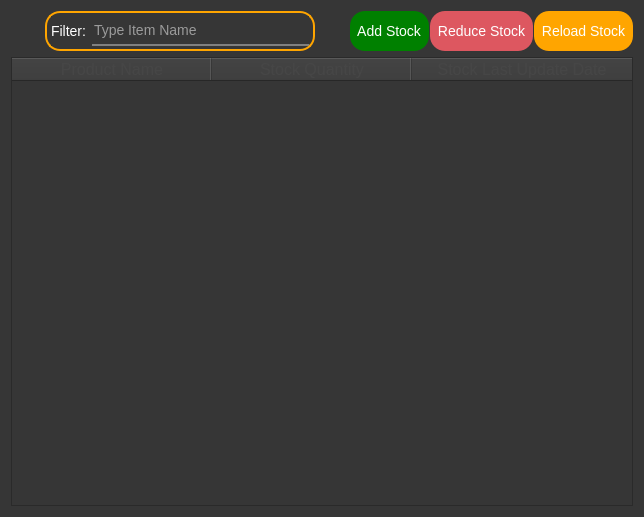
<?xml version="1.0" encoding="UTF-8"?>
<ui version="4.0">
 <class>StockForm</class>
 <widget class="QWidget" name="StockForm">
  <property name="geometry">
   <rect>
    <x>0</x>
    <y>0</y>
    <width>644</width>
    <height>517</height>
   </rect>
  </property>
  <property name="windowTitle">
   <string>Stock Window</string>
  </property>
  <property name="styleSheet">
   <string notr="true">QWidget{
background-color:rgb(54,54,54);
color:white;
}
QLabel{
font:14px;
}

QLineEdit#filterLineEdit{
border:none;
border-bottom:2px solid grey;
font:14px;
}

QFrame#frame{
border:2px solid orange;
border-radius:15px;
}
QPushButton{
background-color:transparent;
color:white;
font:14px;
}
QPushButton#addStockBtn{
background-color:green;
border-radius:15px;
}
QPushButton#addStockBtn:hover{
border:2px solid white;
}
QPushButton#addStockBtn:pressed{
background-color: rgba(0, 128, 0,190);
}

QPushButton#reduceStockBtn{
background-color: rgb(221, 87, 96);
border-radius:15px;
}
QPushButton#reduceStockBtn:hover{
border:2px solid white;
}
QPushButton#reduceStockBtn:pressed{
background-color: rgba(221, 87, 96,190);
}

QPushButton#reloadStockBtn{
background-color:orange;
border-radius:15px;
}
QPushButton#reloadStockBtn:hover{
border:2px solid white;
}
QPushButton#reloadStockBtn:pressed{
background-color: rgba(0, 128, 0,190);
}

QTableWidget#stockTableWidget{
background-color:rgb(54,54,54);
color:white;
font:12px;
}</string>
  </property>
  <layout class="QVBoxLayout" name="verticalLayout">
   <item>
    <layout class="QHBoxLayout" name="horizontalLayout_2">
     <property name="spacing">
      <number>1</number>
     </property>
     <item>
      <spacer name="horizontalSpacer">
       <property name="orientation">
        <enum>Qt::Horizontal</enum>
       </property>
       <property name="sizeHint" stdset="0">
        <size>
         <width>40</width>
         <height>20</height>
        </size>
       </property>
      </spacer>
     </item>
     <item>
      <widget class="QFrame" name="frame">
       <property name="minimumSize">
        <size>
         <width>270</width>
         <height>40</height>
        </size>
       </property>
       <property name="frameShape">
        <enum>QFrame::StyledPanel</enum>
       </property>
       <property name="frameShadow">
        <enum>QFrame::Raised</enum>
       </property>
       <layout class="QHBoxLayout" name="horizontalLayout">
        <property name="spacing">
         <number>2</number>
        </property>
        <property name="leftMargin">
         <number>4</number>
        </property>
        <property name="topMargin">
         <number>3</number>
        </property>
        <property name="rightMargin">
         <number>4</number>
        </property>
        <property name="bottomMargin">
         <number>3</number>
        </property>
        <item>
         <widget class="QLabel" name="label">
          <property name="minimumSize">
           <size>
            <width>0</width>
            <height>30</height>
           </size>
          </property>
          <property name="text">
           <string>Filter: </string>
          </property>
         </widget>
        </item>
        <item>
         <widget class="QLineEdit" name="filterLineEdit">
          <property name="minimumSize">
           <size>
            <width>0</width>
            <height>30</height>
           </size>
          </property>
          <property name="maxLength">
           <number>30</number>
          </property>
          <property name="frame">
           <bool>true</bool>
          </property>
          <property name="placeholderText">
           <string>Type Item Name</string>
          </property>
          <property name="clearButtonEnabled">
           <bool>true</bool>
          </property>
         </widget>
        </item>
       </layout>
      </widget>
     </item>
     <item>
      <spacer name="horizontalSpacer_2">
       <property name="orientation">
        <enum>Qt::Horizontal</enum>
       </property>
       <property name="sizeHint" stdset="0">
        <size>
         <width>40</width>
         <height>20</height>
        </size>
       </property>
      </spacer>
     </item>
     <item>
      <widget class="QPushButton" name="addStockBtn">
       <property name="minimumSize">
        <size>
         <width>0</width>
         <height>40</height>
        </size>
       </property>
       <property name="text">
        <string>  Add Stock  </string>
       </property>
       <property name="iconSize">
        <size>
         <width>32</width>
         <height>32</height>
        </size>
       </property>
      </widget>
     </item>
     <item>
      <widget class="QPushButton" name="reduceStockBtn">
       <property name="minimumSize">
        <size>
         <width>0</width>
         <height>40</height>
        </size>
       </property>
       <property name="text">
        <string>  Reduce Stock  </string>
       </property>
       <property name="iconSize">
        <size>
         <width>32</width>
         <height>32</height>
        </size>
       </property>
      </widget>
     </item>
     <item>
      <widget class="QPushButton" name="reloadStockBtn">
       <property name="minimumSize">
        <size>
         <width>0</width>
         <height>40</height>
        </size>
       </property>
       <property name="text">
        <string>  Reload Stock  </string>
       </property>
       <property name="iconSize">
        <size>
         <width>32</width>
         <height>32</height>
        </size>
       </property>
      </widget>
     </item>
    </layout>
   </item>
   <item>
    <widget class="QTableWidget" name="stockTableWidget">
     <property name="editTriggers">
      <set>QAbstractItemView::NoEditTriggers</set>
     </property>
     <attribute name="horizontalHeaderDefaultSectionSize">
      <number>200</number>
     </attribute>
     <attribute name="horizontalHeaderMinimumSectionSize">
      <number>40</number>
     </attribute>
     <attribute name="horizontalHeaderStretchLastSection">
      <bool>true</bool>
     </attribute>
     <attribute name="verticalHeaderDefaultSectionSize">
      <number>40</number>
     </attribute>
     <attribute name="verticalHeaderMinimumSectionSize">
      <number>30</number>
     </attribute>
     <column>
      <property name="text">
       <string>Product Name</string>
      </property>
      <property name="font">
       <font>
        <pointsize>12</pointsize>
       </font>
      </property>
      <property name="background">
       <color>
        <red>240</red>
        <green>240</green>
        <blue>240</blue>
       </color>
      </property>
      <property name="foreground">
       <brush brushstyle="SolidPattern">
        <color alpha="255">
         <red>70</red>
         <green>70</green>
         <blue>70</blue>
        </color>
       </brush>
      </property>
     </column>
     <column>
      <property name="text">
       <string>Stock Quantity</string>
      </property>
      <property name="font">
       <font>
        <pointsize>12</pointsize>
       </font>
      </property>
      <property name="background">
       <color>
        <red>240</red>
        <green>240</green>
        <blue>240</blue>
       </color>
      </property>
      <property name="foreground">
       <brush brushstyle="SolidPattern">
        <color alpha="255">
         <red>70</red>
         <green>70</green>
         <blue>70</blue>
        </color>
       </brush>
      </property>
     </column>
     <column>
      <property name="text">
       <string>Stock Last Update Date</string>
      </property>
      <property name="font">
       <font>
        <pointsize>12</pointsize>
       </font>
      </property>
      <property name="background">
       <color>
        <red>240</red>
        <green>240</green>
        <blue>240</blue>
       </color>
      </property>
      <property name="foreground">
       <brush brushstyle="SolidPattern">
        <color alpha="255">
         <red>70</red>
         <green>70</green>
         <blue>70</blue>
        </color>
       </brush>
      </property>
     </column>
    </widget>
   </item>
  </layout>
 </widget>
 <resources/>
 <connections/>
</ui>
